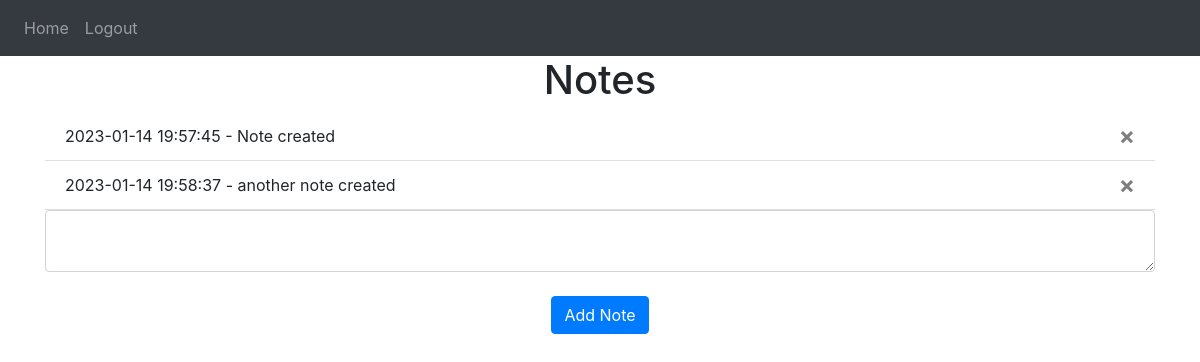
/ (signed in), run on an earlier commit of the app's database.
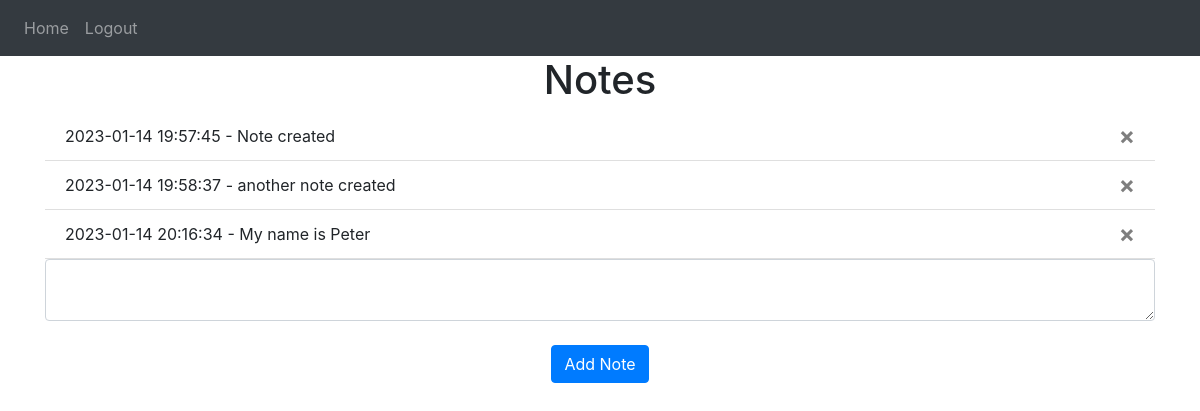
And on a later commit of the database.
### models.py (models this page shows)
class Note(db.Model):
    id = db.Column(db.Integer, primary_key=True)
    data = db.Column(db.String(10000))
    date = db.Column(db.DateTime(timezone=True), default=func.now())
    user_id = db.Column(db.Integer, db.ForeignKey("user.id"))

### views.py (the view, shortened to what this page needs)
@views.route('/', methods=['GET', 'POST'])
@login_required
def home():
    return render_template('home.html', user=current_user)

### __init__.py (called while the page is built)
def create_app():
    app = Flask(__name__)
    app.config['SECRET_KEY'] = 'This-is-a-secret-key-test'
    app.config['SQLALCHEMY_DATABASE_URI'] = f'sqlite:///{DB_NAME}'
    db.init_app(app)
    from .views import views
    from .auth import auth
    app.register_blueprint(views, url_prefix='/')
    app.register_blueprint(auth, url_prefix='/')
    from .models import User, Note
    create_database(app)
    login_manager = LoginManager()
    login_manager.login_view = 'auth.login'
    login_manager.init_app(app)
    @login_manager.user_loader
    def load_user(id):
        return User.query.get(int(id))
    return app

### templates/home.html (shortened to what this page needs)
{% extends "base.html" %}
{% block content %}
<h1 align="center">Notes</h1>
<ul class="list-group list-group-flush"
    id="notes">
    {% for note in user.notes %}
    <li class="list-group-item">{{ note.date }} - {{ note.data }}
        <button type="button"
                class="close"
                onClick="deleteNote({{note.id}})">
            <span aria-hidden="true">&times;</span>
        </button>
    </li>
    {% endfor %}
</ul>
<form method="POST">
    <textarea name="note"
              id="note"
              class="form-control"></textarea>
    <br />
    <div align="center">
        <button type="submit"
                class="btn btn-primary">Add Note</button>
    </div>
</form>
{% endblock %}

### templates/base.html (shortened to what this page needs)
<!DOCTYPE html>
<html lang="en">
    <head>
        <link
      rel="stylesheet"
      href="https://stackpath.bootstrapcdn.com/bootstrap/4.4.1/css/bootstrap.min.css"
    />
    <link
      rel="stylesheet"
      href="https://stackpath.bootstrapcdn.com/font-awesome/4.7.0/css/font-awesome.min.css"
    />
    </head>
    <body>
        <nav class="navbar navbar-expand-lg navbar-dark bg-dark">
            <div class="collapse navbar-collapse"
                 id="navbar">
                <div class="navbar-nav">
                    {% if user.is_authenticated %}
                    <a class="nav-item nav-link" id="home" href="/">Home</a>
                    <a class="nav-item nav-link" id="logout" href="/logout">Logout</a>
                    {% else %}
                    <a class="nav-item nav-link" id="login" href="/login">Login</a>
                    <a class="nav-item nav-link" id="register" href="/register">Register</a>
                    {% endif %}
                </div>
            </div>
        </nav>
        <div class="container">
            {% block content %}
            {% endblock %}
        </div>
    </body>
</html>

What changed in the data, as far as the page shows it:
added Note: date "2023-01-14 20:16:34", data "My name is Peter"
